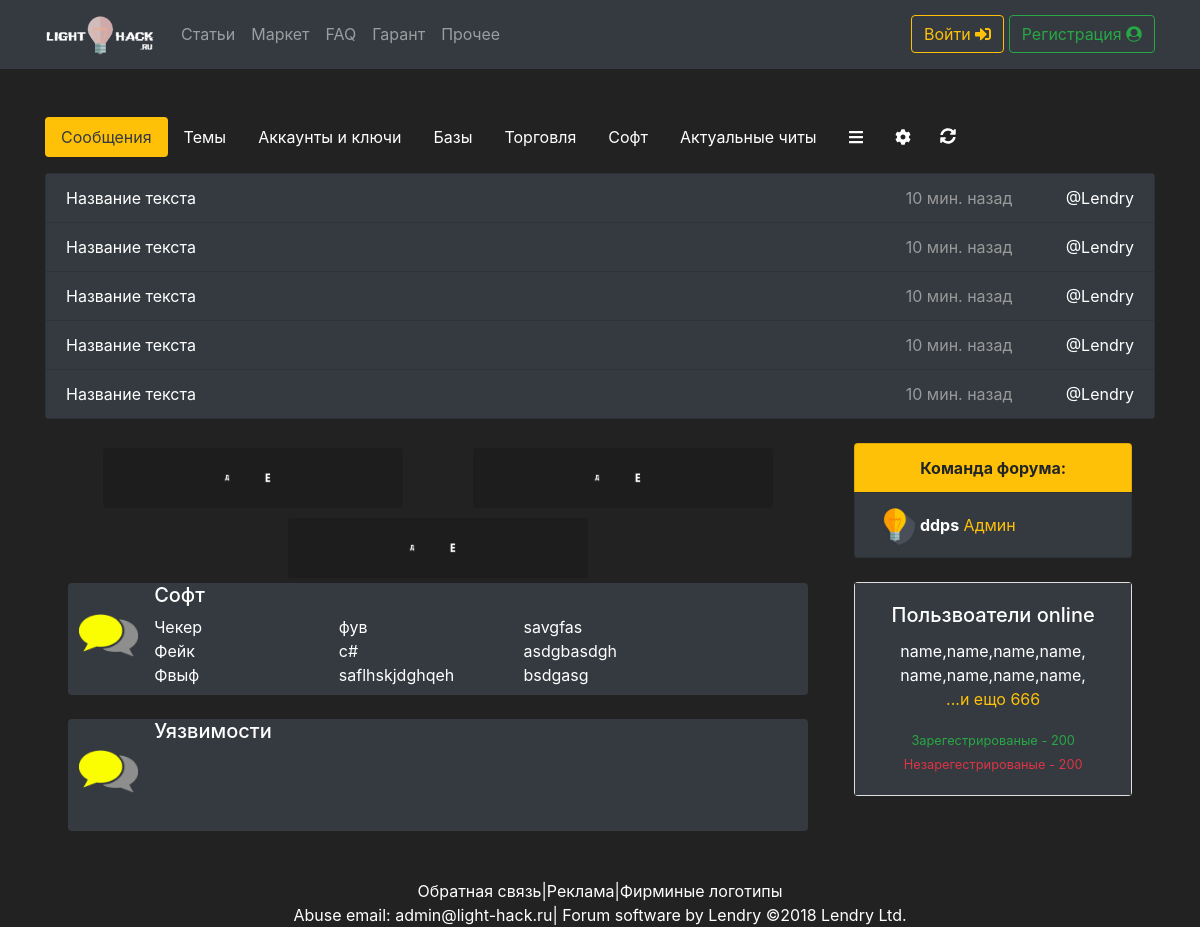
Before: / with the older database file.
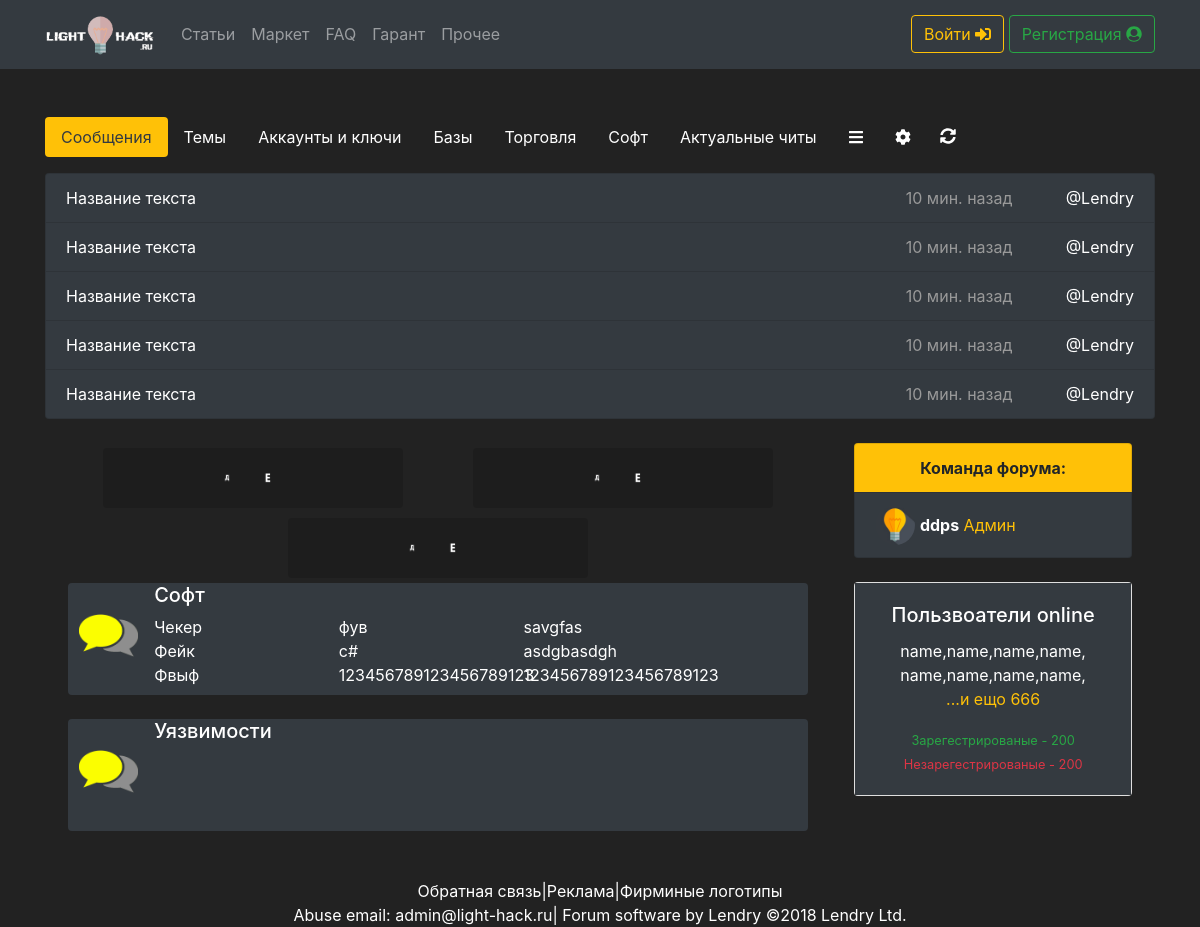
After: the same page with the newer database file.
### tables this page shows
CREATE TABLE `Theme` (
  `id` int(11) NOT NULL,
  `name` varchar(32) NOT NULL
);

CREATE TABLE `category` (
  `id` int(11) NOT NULL,
  `name` varchar(21) NOT NULL,
  `id_theme` int(11) NOT NULL
);

CREATE TABLE `users` (
  `id` int(11) NOT NULL,
  `login` varchar(32) NOT NULL,
  `email` varchar(32) NOT NULL,
  `password` varchar(32) NOT NULL,
  `ip` varchar(32) NOT NULL,
  `hash_sesion` varchar(32) NOT NULL,
  `access_level` int(32) NOT NULL,
  `coin_money` int(10) NOT NULL,
  `date` int(15) NOT NULL,
  `active` tinyint(1) NOT NULL,
  `online` tinyint(1) NOT NULL,
  `last_online` int(11) NOT NULL,
  `ban` tinyint(1) NOT NULL,
  `verificate` int(2) NOT NULL,
  `comand` tinyint(1) NOT NULL
);

### function/fun.php (the view, shortened to what this page needs)
<?php
function views_all_theme($db){
    $query = mysqli_query($db, "SELECT * FROM `theme`");
    while ($res = mysqli_fetch_assoc($query)){
        echo "        <div class='media bg-dark rounded'>
                      <img class='mr-3 img-categories' src='img/chat.png' width='70' style='padding-top: 25px;padding-left: 11px;'>
                      <div class='media-body'>
                        <h5 class='mt-0'><a href='category.php?theme=$res[id]'>$res[name]</a></h5>
                        <div class='categories row'>
                        <div class='cat1 col-sm-3'>";
                            get_category($db,$res[id],"1,3");
                        echo    "</div>
                        <div class='cat2 col-sm-3'>";
                        get_category($db,$res[id],"4,3");
                        echo  "</div>
                            <div class='cat3 col-sm-3'>";
                        get_category($db,$res[id],"7,3");
                        echo    "</div>
                        </div>
                      </div>
                    </div><br>";
    }
}
function get_category($db,$th,$lim){
    $query = mysqli_query($db, "SELECT * FROM `category` WHERE `id_theme` = '$th' LIMIT $lim");
     while ($res = mysqli_fetch_assoc($query)){
         echo "<a href='category.php?theme=$res[id_theme]&category=$res[id]'>$res[name]</a><br>";
     }
}
function get_admin($db){
    $query = mysqli_query($db, "SELECT * FROM `users` WHERE `comand` = '1' LIMIT 5");
    return $query;
}
?>

### index.php (shortened to what this page needs)
<?php
    include "db/conn.php";
?>
<!doctype html>
<html lang="ru">
<?php include "sp_bl/head.php";?>
  <body>
<?php include "sp_bl/header.php";?>
  <br>
   <div class="container">
           <?php include "sp_bl/tab_panel.php";?>
            <div class="row no-gutters justify-content-around">
              <div class="col-12 col-sm-12 col-md-8">
                    <div class="reklama">
                        <img src="img/svob.gif" class="rounded mx-auto d-block" alt="...">
                        <img src="img/svob.gif" class="rounded mx-auto d-block" alt="...">
                        <img src="img/svob.gif" class="rounded mx-auto d-block" alt="...">
                    </div>
                    <?php views_all_theme($db) ?>
                </div>
                <?php include "sp_bl/rg_block.php";?>
            </div><br>
                   <?php include "sp_bl/bl_foot.php"?>
       </div>
  </body>
</html>

### sp_bl/head.php (shortened to what this page needs)
<head>
  <link rel="stylesheet" href="css/bootstrap.min.css">
  <link rel="stylesheet" href="css/style.css">
  <link rel="stylesheet" href="css/noty.css">
  <link rel="stylesheet" href="css/animate.css">
  <link rel="stylesheet" href="css/metroui.css">
</head>

### sp_bl/header.php (shortened to what this page needs)
  <nav class="navbar navbar-expand-lg navbar-dark bg-dark">
  <div class="container">
        <a class="navbar-brand" href="index.php"><img src="img/logo.gif" class="img-navbar-logo" alt=""></a>
        <div class="collapse navbar-collapse" id="navbarTogglerDemo01">
          <ul class="navbar-nav mr-auto mt-2 mt-lg-0">
            <li class="nav-item">
              <a class="nav-link" href="#">Статьи</a>
            </li>
            <li class="nav-item">
              <a class="nav-link" href="#">Маркет</a>
            </li>
            <li class="nav-item">
              <a class="nav-link" href="#">FAQ</a>
            </li>
            <li class="nav-item">
              <a class="nav-link" href="#">Гарант</a>
            </li>
            <li class="nav-item">
              <a class="nav-link" href="#">Прочее</a>
            </li>
          </ul><?php if($_COOKIE[hash] == "" && $_COOKIE[id] == ""){ echo '
           <form class="form-inline">
              <button class="btn btn-outline-warning" data-toggle="modal" data-target="#exampleModal" type="button">Войти <i class="fas fa-sign-in-alt"></i></button>&nbsp;
              <button class="btn btn-outline-success" data-toggle="modal" data-target="#Modal1" type="button">Регистрация <i class="fa fa-user-circle" aria-hidden="true"></i></button>
            </form>';}?>
        </div>
  </div>
</nav><br>

### sp_bl/tab_panel.php (shortened to what this page needs)
<ul class="nav nav-pills mb-3" id="pills-tab" role="tablist">
              <li class="nav-item">
                <a class="nav-link active" id="pills-tab1-tab" data-toggle="pill" href="#pills-tab1" role="tab" aria-controls="pills-tab1" aria-selected="true">Сообщения</a>
              </li>
              <li class="nav-item">
                <a class="nav-link" id="pills-tab2-tab" data-toggle="pill" href="#pills-tab2" role="tab" aria-controls="pills-tab2" aria-selected="false">Темы</a>
              </li>
              <li class="nav-item">
                <a class="nav-link" id="pills-tab3-tab" data-toggle="pill" href="#pills-tab3" role="tab" aria-controls="pills-tab3" aria-selected="false">Аккаунты и ключи</a>
              </li>
              <li class="nav-item">
                <a class="nav-link" id="pills-tab4-tab" data-toggle="pill" href="#pills-tab4" role="tab" aria-controls="pills-tab4" aria-selected="false">Базы</a>
              </li>
              <li class="nav-item">
                <a class="nav-link" id="pills-tab5-tab" data-toggle="pill" href="#pills-tab5" role="tab" aria-controls="pills-tab5" aria-selected="false">Торговля</a>
              </li>
              <li class="nav-item">
                <a class="nav-link" id="pills-tab6-tab" data-toggle="pill" href="#pills-tab6" role="tab" aria-controls="pills-tab6" aria-selected="false">Софт</a>
              </li>
              <li class="nav-item">
                <a class="nav-link" id="pills-tab7-tab" data-toggle="pill" href="#pills-tab7" role="tab" aria-controls="pills-tab7" aria-selected="false">Актуальные читы</a>
              </li>
              <li class="nav-item dropdown">
                    <a class="nav-link dropdown-toggle" data-toggle="dropdown" href="#" role="button" aria-haspopup="true" aria-expanded="false"><i class="fa fa-bars" aria-hidden="true"></i></a>
                  </li>
              <li class="nav-item dropdown">
                    <a class="nav-link dropdown-toggle" data-toggle="dropdown" href="#" role="button" aria-haspopup="true" aria-expanded="false"><i class="fa fa-cog" aria-hidden="true"></i></a>
                  </li>
                <a class="btn" href="#"><i class="fas fa-sync-alt"></i></a>
            </ul>
            <div class="tab-content" id="pills-tabContent">
              <div class="tab-pane fade show active" id="pills-tab1" role="tabpanel" aria-labelledby="pills-tab1-tab">
                <ul class="list-group">
                  <li class="list-group-item list-group-item-dark"><a href="#">Название текста</a><a href="#" class="post-name">@Lendry</a><span>10 мин. назад</span></li>
                  <li class="list-group-item list-group-item-dark"><a href="#">Название текста</a><a href="#" class="post-name">@Lendry</a><span>10 мин. назад</span></li>
                  <li class="list-group-item list-group-item-dark"><a href="#">Название текста</a><a href="#" class="post-name">@Lendry</a><span>10 мин. назад</span></li>
                  <li class="list-group-item list-group-item-dark"><a href="#">Название текста</a><a href="#" class="post-name">@Lendry</a><span>10 мин. назад</span></li>
                  <li class="list-group-item list-group-item-dark"><a href="#">Название текста</a><a href="#" class="post-name">@Lendry</a><span>10 мин. назад</span></li>
                </ul>
                </div>
            </div><br>

### sp_bl/rg_block.php
<div class="col-12 col-md-3">
  <ul class="list-group">
   <li class="list-group-item d-flex justify-content-center bg-dark align-items-center" style="background-color: #FFC107 !important">
      <span class="font-weight-bold">Команда форума:</span>
    </li>
  <?php $q = get_admin($db);
      while($res = mysqli_fetch_assoc($q)){
          if($res[last_online] * 60 * 5 < time()){
              $b_o = "<div class='online'></div>";
          }else{
              $b_o = "";
          }
          echo "<li class='list-group-item d-flex justify-content-left bg-dark align-items-center col-'>
          <div class='d-flex''>
      <img src='img/avatar.png' width='40' height='40' class='img-circle pull-left' alt=''>
      $b_o
      </div>&nbsp;
      <div class='user-information'><span class='text-white font-weight-bold'><a href='user.php?id=$res[id]'>$res[login]</a></span>
          <span class='text-warning'>Админ</span></div>
    </li>";
      }
      ?>
  </ul><br>
  <div class="card text-center">
    <div class="card-body bg-dark">
      <h5 class="card-title text-white">Пользвоатели online</h5>
      <p class="card-text text-white">
        <a href="#">name</a>,<a href="#">name</a>,<a href="#">name</a>,<a href="#">name</a>,<br>
        <a href="#">name</a>,<a href="#">name</a>,<a href="#">name</a>,<a href="#">name</a>,<br>
        <a href="#" class="text-warning">...и ещо 666</a>
        </p>
      <small class="text-success">Зарегестрированые - 200</small><br>
      <small class="text-danger">Незарегестрированые - 200</small>
    </div>
  </div>
  </div>

### sp_bl/bl_foot.php
<div class="footer text-white text-center ">
                <a href="#" class="white-text">Обратная связь</a>|<a href="#" class="white-text">Реклама</a>|<a href="#" class="white-text">Фирминые логотипы</a><br>
        Abuse email: admin@light-hack.ru| <a href="#" class="white-text">Forum software by Lendry ©2018 Lendry Ltd.</a>
                </div>

### css/style.css (style rules this page uses)
body { background-color: #222; }
a { color: #fff; text-decoration: none; }
.nav-pills .nav-link.active, .nav-pills .show>.nav-link { color: #343A40; background-color: #ffc107; }
ul > li > .dropdown-toggle::after { display: none; }
.tab-pane > ul > li > .post-name { float: right; margin-left: 5%; }
.tab-pane > ul > li > span { color: #999; float: right; }
.list-group-item-dark { background-color: #343a40; }
.reklama { display: -webkit-flex; display: -moz-flex; display: -ms-flex; display: -o-flex; display: flex; justify-content: center; flex-wrap: wrap; }
.reklama > img { margin-bottom: 5px; margin-top: 5px; }
.categories { display: -webkit-flex; display: -moz-flex; display: -ms-flex; display: -o-flex; display: flex; justify-content: flex-start; min-height: 80px; }
.img-navbar-logo { width: 7rem; }
.categories > .cat1,.cat2,.cat3 { margin-right: 2%; }
.img-circle { border-radius: 50%; }
.dropdown-toggle::after { content: none; }
li { list-style-type: none; }

Changed rows visible on the page:
changed category (number 6 of 9 on the later page): name "saflhskjdghqeh" → "123456789123456789123"
changed category (number 9 of 9 on the later page): name "bsdgasg" → "123456789123456789123"
